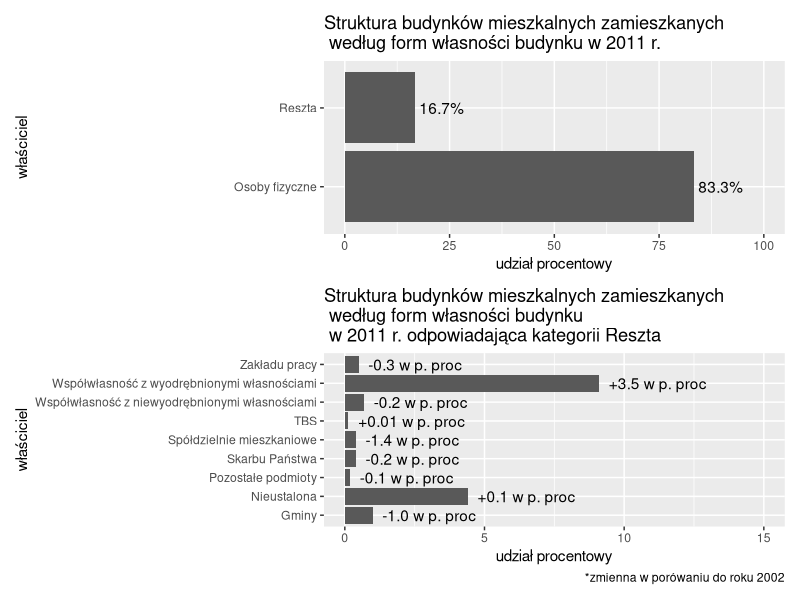

Here is the R script that generated this plot:
## ---- chunk 1
knitr::opts_chunk$set(echo = TRUE)
library(ggplot2)
#source("https://install-github.me/thomasp85/patchwork")
library(patchwork)
library(dplyr)

## ---- chunk 2
owners=c('Osoby fizyczne', 'Spółdzielnie mieszkaniowe','Gminy', 'Skarbu Państwa','Zakładu pracy', 'TBS', 'Nieustalona', 'Współwłasność z wyodrębnionymi własnościami','Współwłasność z niewyodrębnionymi własnościami','Pozostałe podmioty')

owners1=c('Osoby fizyczne','Reszta')
procent1=c(83.3, 100.0-83.3)
procent =c(83.3,0.4,1.0,0.4,0.5,0.1,4.4, 9.1, 0.7, 0.2)
spadek=c("-4.8", "-1.4", "-1.0", "-0.2", "-0.3", "+0.01", "+0.1", "+3.5", "-0.2","-0.1")
label=paste0(spadek, " w p. proc")
label1=paste0(procent1,"%")
spadek1=paste0(spadek, " w p. proc")


dane = data.frame(owners, procent, label)
  

dane1=data.frame(owners1,procent1)
p1<-ggplot(dane1, aes(x=owners1, y=procent1,label=label1))+geom_bar(stat='identity')+coord_flip()+geom_text(hjust=-0.1)+ylim(0,100)+ggtitle("Struktura budynków mieszkalnych zamieszkanych \n według form własności budynku w 2011 r.")+ylab("udział procentowy")+xlab("właściciel")

#pokazuje że jedno góruje nad resztą


dane2<-filter(dane, owners !="Osoby fizyczne") %>% mutate(procent_wzgledny=procent*(100-83.3))

p2<-ggplot(dane2, aes(x=owners, y=procent, label=label))+geom_bar(stat='identity')+coord_flip()+geom_text(hjust=-0.1)+ylim(0,15)+
  labs(caption="*zmienna w porówaniu do roku 2002")+ggtitle("Struktura budynków mieszkalnych zamieszkanych \n według form własności budynku \n w 2011 r. odpowiadająca kategorii Reszta")+ylab("udział procentowy")+xlab("właściciel")

p1/p2

